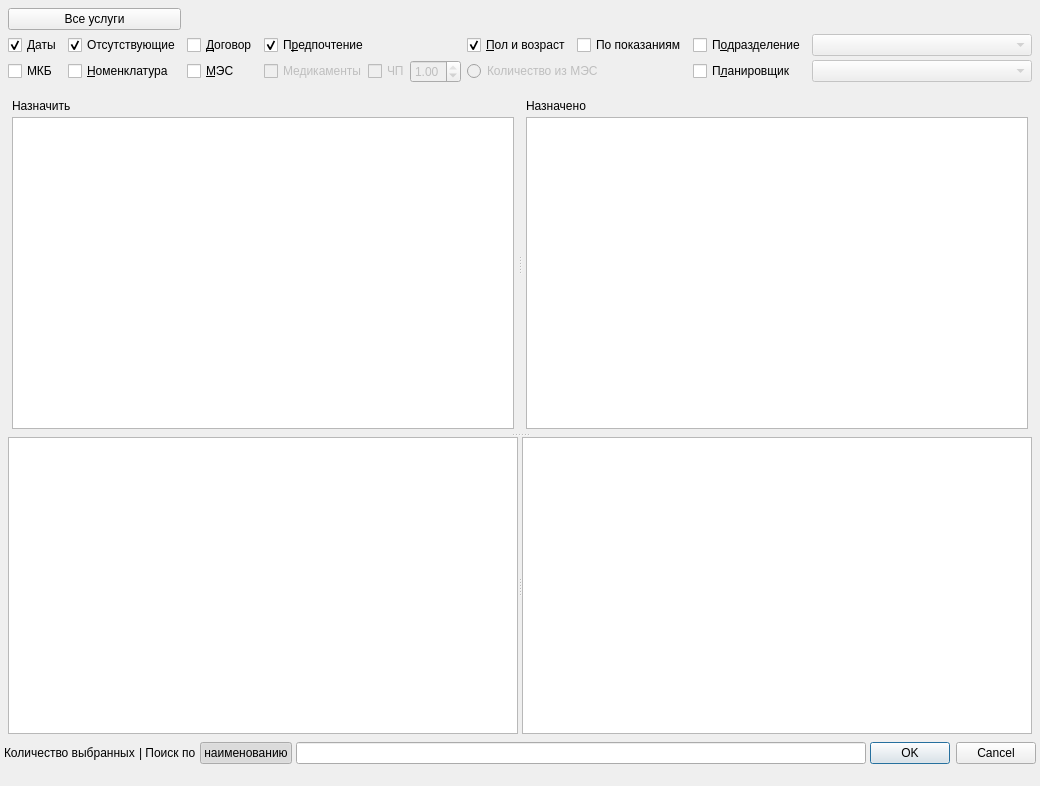
<?xml version="1.0" encoding="UTF-8"?>
<ui version="4.0">
 <class>ActionsSelectorDialog</class>
 <widget class="QDialog" name="ActionsSelectorDialog">
  <property name="geometry">
   <rect>
    <x>0</x>
    <y>0</y>
    <width>1040</width>
    <height>786</height>
   </rect>
  </property>
  <property name="windowTitle">
   <string>Выберите действия</string>
  </property>
  <property name="sizeGripEnabled">
   <bool>false</bool>
  </property>
  <layout class="QVBoxLayout" name="verticalLayout_4">
   <item>
    <widget class="QStackedWidget" name="stackedFilters">
     <property name="sizePolicy">
      <sizepolicy hsizetype="Preferred" vsizetype="Fixed">
       <horstretch>0</horstretch>
       <verstretch>0</verstretch>
      </sizepolicy>
     </property>
     <property name="currentIndex">
      <number>0</number>
     </property>
     <widget class="QWidget" name="pageFilters">
      <layout class="QHBoxLayout" name="horizontalLayout_3">
       <item>
        <widget class="QWidget" name="pnlFilter" native="true">
         <layout class="QGridLayout" name="gridLayout">
          <property name="margin">
           <number>0</number>
          </property>
          <property name="horizontalSpacing">
           <number>6</number>
          </property>
          <item row="0" column="1" colspan="2">
           <widget class="QPushButton" name="btnAllActionTypes">
            <property name="text">
             <string>Все услуги</string>
            </property>
           </widget>
          </item>
          <item row="3" column="1">
           <widget class="QCheckBox" name="chkMKB">
            <property name="text">
             <string>МКБ</string>
            </property>
           </widget>
          </item>
          <item row="2" column="4">
           <widget class="QCheckBox" name="chkPreferable">
            <property name="sizePolicy">
             <sizepolicy hsizetype="Fixed" vsizetype="Fixed">
              <horstretch>0</horstretch>
              <verstretch>0</verstretch>
             </sizepolicy>
            </property>
            <property name="text">
             <string>П&amp;редпочтение</string>
            </property>
            <property name="checked">
             <bool>true</bool>
            </property>
           </widget>
          </item>
          <item row="2" column="2">
           <widget class="QCheckBox" name="chkOnlyNotExists">
            <property name="text">
             <string>Отсутствующие</string>
            </property>
            <property name="checked">
             <bool>true</bool>
            </property>
           </widget>
          </item>
          <item row="2" column="3">
           <widget class="QCheckBox" name="chkContract">
            <property name="enabled">
             <bool>true</bool>
            </property>
            <property name="sizePolicy">
             <sizepolicy hsizetype="Fixed" vsizetype="Fixed">
              <horstretch>0</horstretch>
              <verstretch>0</verstretch>
             </sizepolicy>
            </property>
            <property name="text">
             <string>&amp;Договор</string>
            </property>
           </widget>
          </item>
          <item row="2" column="9">
           <widget class="QCheckBox" name="chkOrgStructure">
            <property name="sizePolicy">
             <sizepolicy hsizetype="Fixed" vsizetype="Fixed">
              <horstretch>0</horstretch>
              <verstretch>0</verstretch>
             </sizepolicy>
            </property>
            <property name="text">
             <string>П&amp;одразделение</string>
            </property>
            <property name="checked">
             <bool>false</bool>
            </property>
           </widget>
          </item>
          <item row="3" column="9">
           <widget class="QCheckBox" name="chkPlanner">
            <property name="sizePolicy">
             <sizepolicy hsizetype="Fixed" vsizetype="Fixed">
              <horstretch>0</horstretch>
              <verstretch>0</verstretch>
             </sizepolicy>
            </property>
            <property name="text">
             <string>П&amp;ланировщик</string>
            </property>
           </widget>
          </item>
          <item row="3" column="10">
           <widget class="CRBComboBox" name="cmbSpeciality">
            <property name="enabled">
             <bool>false</bool>
            </property>
            <property name="sizePolicy">
             <sizepolicy hsizetype="Expanding" vsizetype="Fixed">
              <horstretch>0</horstretch>
              <verstretch>0</verstretch>
             </sizepolicy>
            </property>
           </widget>
          </item>
          <item row="2" column="10">
           <widget class="COrgStructureComboBox" name="cmbOrgStructure">
            <property name="enabled">
             <bool>false</bool>
            </property>
            <property name="sizePolicy">
             <sizepolicy hsizetype="Expanding" vsizetype="Fixed">
              <horstretch>0</horstretch>
              <verstretch>0</verstretch>
             </sizepolicy>
            </property>
           </widget>
          </item>
          <item row="3" column="3">
           <widget class="QCheckBox" name="chkMes">
            <property name="sizePolicy">
             <sizepolicy hsizetype="Minimum" vsizetype="Fixed">
              <horstretch>0</horstretch>
              <verstretch>0</verstretch>
             </sizepolicy>
            </property>
            <property name="text">
             <string>&amp;МЭС</string>
            </property>
           </widget>
          </item>
          <item row="3" column="2">
           <widget class="QCheckBox" name="chkNomenclative">
            <property name="sizePolicy">
             <sizepolicy hsizetype="Fixed" vsizetype="Fixed">
              <horstretch>0</horstretch>
              <verstretch>0</verstretch>
             </sizepolicy>
            </property>
            <property name="text">
             <string>&amp;Номенклатура</string>
            </property>
           </widget>
          </item>
          <item row="3" column="4">
           <widget class="QWidget" name="widget" native="true">
            <layout class="QHBoxLayout" name="horizontalLayout">
             <property name="spacing">
              <number>0</number>
             </property>
             <property name="margin">
              <number>0</number>
             </property>
             <item>
              <widget class="QCheckBox" name="chkMedicament">
               <property name="enabled">
                <bool>false</bool>
               </property>
               <property name="text">
                <string>Медикаменты</string>
               </property>
              </widget>
             </item>
             <item>
              <widget class="QCheckBox" name="chkNecessity">
               <property name="enabled">
                <bool>false</bool>
               </property>
               <property name="sizePolicy">
                <sizepolicy hsizetype="Fixed" vsizetype="Fixed">
                 <horstretch>0</horstretch>
                 <verstretch>0</verstretch>
                </sizepolicy>
               </property>
               <property name="text">
                <string>ЧП</string>
               </property>
              </widget>
             </item>
             <item>
              <widget class="QDoubleSpinBox" name="edtNecessity">
               <property name="enabled">
                <bool>false</bool>
               </property>
               <property name="sizePolicy">
                <sizepolicy hsizetype="Maximum" vsizetype="Fixed">
                 <horstretch>0</horstretch>
                 <verstretch>0</verstretch>
                </sizepolicy>
               </property>
               <property name="maximum">
                <double>1.000000000000000</double>
               </property>
               <property name="singleStep">
                <double>0.100000000000000</double>
               </property>
               <property name="value">
                <double>1.000000000000000</double>
               </property>
              </widget>
             </item>
            </layout>
           </widget>
          </item>
          <item row="3" column="5" colspan="2">
           <widget class="QRadioButton" name="btnAmountFromMES">
            <property name="enabled">
             <bool>false</bool>
            </property>
            <property name="text">
             <string>Количество из МЭС</string>
            </property>
           </widget>
          </item>
          <item row="2" column="1">
           <widget class="QCheckBox" name="chkUseDates">
            <property name="text">
             <string>Даты</string>
            </property>
            <property name="checked">
             <bool>true</bool>
            </property>
           </widget>
          </item>
          <item row="2" column="6">
           <widget class="QCheckBox" name="chkIndications">
            <property name="text">
             <string>По показаниям</string>
            </property>
           </widget>
          </item>
          <item row="2" column="5">
           <widget class="QCheckBox" name="chkSexAndAge">
            <property name="sizePolicy">
             <sizepolicy hsizetype="Fixed" vsizetype="Fixed">
              <horstretch>0</horstretch>
              <verstretch>0</verstretch>
             </sizepolicy>
            </property>
            <property name="text">
             <string>&amp;Пол и возраст</string>
            </property>
            <property name="checked">
             <bool>true</bool>
            </property>
           </widget>
          </item>
         </layout>
        </widget>
       </item>
      </layout>
     </widget>
     <widget class="QWidget" name="pageFavourites">
      <layout class="QGridLayout" name="gridLayout_4">
       <item row="0" column="0">
        <widget class="QWidget" name="pnlFavourites" native="true">
         <widget class="QPushButton" name="btnFavouriteActionTypes">
          <property name="geometry">
           <rect>
            <x>0</x>
            <y>0</y>
            <width>211</width>
            <height>23</height>
           </rect>
          </property>
          <property name="text">
           <string>Избранное</string>
          </property>
         </widget>
        </widget>
       </item>
      </layout>
     </widget>
    </widget>
   </item>
   <item>
    <widget class="QWidget" name="widget" native="true">
     <property name="sizePolicy">
      <sizepolicy hsizetype="Preferred" vsizetype="Expanding">
       <horstretch>0</horstretch>
       <verstretch>0</verstretch>
      </sizepolicy>
     </property>
     <layout class="QVBoxLayout" name="verticalLayout_3">
      <item>
       <widget class="QSplitter" name="externalSplitter">
        <property name="orientation">
         <enum>Qt::Vertical</enum>
        </property>
        <widget class="QSplitter" name="topSplitter">
         <property name="orientation">
          <enum>Qt::Horizontal</enum>
         </property>
         <widget class="QWidget" name="widget3" native="true">
          <layout class="QVBoxLayout" name="verticalLayout">
           <item>
            <widget class="QLabel" name="lblSelected">
             <property name="text">
              <string>Назначить</string>
             </property>
            </widget>
           </item>
           <item>
            <widget class="CCheckedActionsTableView" name="tblSelectedActionTypes"/>
           </item>
          </layout>
         </widget>
         <widget class="QWidget" name="widget2" native="true">
          <layout class="QVBoxLayout" name="verticalLayout_2">
           <item>
            <widget class="QLabel" name="label_2">
             <property name="text">
              <string>Назначено</string>
             </property>
            </widget>
           </item>
           <item>
            <widget class="CTableView" name="tblExistsClientActions"/>
           </item>
          </layout>
         </widget>
        </widget>
        <widget class="QSplitter" name="bottomSplitter">
         <property name="orientation">
          <enum>Qt::Horizontal</enum>
         </property>
         <widget class="CActionTypeTreeView" name="treeActionTypeGroups"/>
         <widget class="CActionTypesView" name="tblActionTypes"/>
        </widget>
       </widget>
      </item>
     </layout>
    </widget>
   </item>
   <item>
    <widget class="QWidget" name="pnlWidgets" native="true">
     <property name="sizePolicy">
      <sizepolicy hsizetype="Expanding" vsizetype="Preferred">
       <horstretch>0</horstretch>
       <verstretch>0</verstretch>
      </sizepolicy>
     </property>
     <layout class="QHBoxLayout" name="horizontalLayout_2">
      <property name="margin">
       <number>0</number>
      </property>
      <item>
       <widget class="QLabel" name="lblSelectedCount">
        <property name="sizePolicy">
         <sizepolicy hsizetype="Maximum" vsizetype="Fixed">
          <horstretch>0</horstretch>
          <verstretch>0</verstretch>
         </sizepolicy>
        </property>
        <property name="text">
         <string>Количество выбранных</string>
        </property>
       </widget>
      </item>
      <item>
       <widget class="QLabel" name="lblFindByCode">
        <property name="sizePolicy">
         <sizepolicy hsizetype="Maximum" vsizetype="Preferred">
          <horstretch>0</horstretch>
          <verstretch>0</verstretch>
         </sizepolicy>
        </property>
        <property name="text">
         <string>| Поиск по</string>
        </property>
       </widget>
      </item>
      <item>
       <widget class="QPushButton" name="btnSearchMode">
        <property name="text">
         <string>наименованию</string>
        </property>
        <property name="checkable">
         <bool>true</bool>
        </property>
        <property name="checked">
         <bool>true</bool>
        </property>
       </widget>
      </item>
      <item>
       <widget class="QLineEdit" name="edtFindByCode">
        <property name="sizePolicy">
         <sizepolicy hsizetype="Expanding" vsizetype="Fixed">
          <horstretch>0</horstretch>
          <verstretch>0</verstretch>
         </sizepolicy>
        </property>
       </widget>
      </item>
      <item>
       <widget class="QDialogButtonBox" name="buttonBox">
        <property name="sizePolicy">
         <sizepolicy hsizetype="Fixed" vsizetype="Fixed">
          <horstretch>0</horstretch>
          <verstretch>0</verstretch>
         </sizepolicy>
        </property>
        <property name="standardButtons">
         <set>QDialogButtonBox::Cancel|QDialogButtonBox::Ok</set>
        </property>
       </widget>
      </item>
     </layout>
    </widget>
   </item>
   <item>
    <widget class="QLabel" name="lblMesInfo">
     <property name="text">
      <string/>
     </property>
    </widget>
   </item>
  </layout>
 </widget>
 <layoutdefault spacing="4" margin="4"/>
 <customwidgets>
  <customwidget>
   <class>CRBComboBox</class>
   <extends>QComboBox</extends>
   <header>library/crbcombobox.h</header>
  </customwidget>
  <customwidget>
   <class>CTableView</class>
   <extends>QTableView</extends>
   <header>library/TableView.h</header>
  </customwidget>
  <customwidget>
   <class>COrgStructureComboBox</class>
   <extends>QComboBox</extends>
   <header>Orgs/OrgStructComboBoxes.h</header>
  </customwidget>
  <customwidget>
   <class>CCheckedActionsTableView</class>
   <extends>QTableView</extends>
   <header>Events/ActionsSelectorSelectedTable.h</header>
  </customwidget>
  <customwidget>
   <class>CActionTypesView</class>
   <extends>QTableView</extends>
   <header>Events/ActionsSelectorSelectedTable.h</header>
  </customwidget>
  <customwidget>
   <class>CActionTypeTreeView</class>
   <extends>QTreeView</extends>
   <header>Events/ActionTypeComboBox.h</header>
  </customwidget>
 </customwidgets>
 <tabstops>
  <tabstop>chkOnlyNotExists</tabstop>
  <tabstop>chkContract</tabstop>
  <tabstop>chkOrgStructure</tabstop>
  <tabstop>cmbOrgStructure</tabstop>
  <tabstop>chkNomenclative</tabstop>
  <tabstop>chkMes</tabstop>
  <tabstop>chkNecessity</tabstop>
  <tabstop>edtNecessity</tabstop>
  <tabstop>chkPlanner</tabstop>
  <tabstop>cmbSpeciality</tabstop>
  <tabstop>treeActionTypeGroups</tabstop>
  <tabstop>tblActionTypes</tabstop>
  <tabstop>edtFindByCode</tabstop>
 </tabstops>
 <resources/>
 <connections>
  <connection>
   <sender>buttonBox</sender>
   <signal>accepted()</signal>
   <receiver>ActionsSelectorDialog</receiver>
   <slot>accept()</slot>
   <hints>
    <hint type="sourcelabel">
     <x>777</x>
     <y>427</y>
    </hint>
    <hint type="destinationlabel">
     <x>383</x>
     <y>337</y>
    </hint>
   </hints>
  </connection>
  <connection>
   <sender>buttonBox</sender>
   <signal>rejected()</signal>
   <receiver>ActionsSelectorDialog</receiver>
   <slot>reject()</slot>
   <hints>
    <hint type="sourcelabel">
     <x>777</x>
     <y>427</y>
    </hint>
    <hint type="destinationlabel">
     <x>486</x>
     <y>337</y>
    </hint>
   </hints>
  </connection>
  <connection>
   <sender>chkNecessity</sender>
   <signal>clicked(bool)</signal>
   <receiver>edtNecessity</receiver>
   <slot>setEnabled(bool)</slot>
   <hints>
    <hint type="sourcelabel">
     <x>230</x>
     <y>52</y>
    </hint>
    <hint type="destinationlabel">
     <x>272</x>
     <y>54</y>
    </hint>
   </hints>
  </connection>
  <connection>
   <sender>chkMes</sender>
   <signal>clicked(bool)</signal>
   <receiver>chkNecessity</receiver>
   <slot>setEnabled(bool)</slot>
   <hints>
    <hint type="sourcelabel">
     <x>187</x>
     <y>52</y>
    </hint>
    <hint type="destinationlabel">
     <x>230</x>
     <y>52</y>
    </hint>
   </hints>
  </connection>
  <connection>
   <sender>chkPlanner</sender>
   <signal>clicked(bool)</signal>
   <receiver>cmbSpeciality</receiver>
   <slot>setEnabled(bool)</slot>
   <hints>
    <hint type="sourcelabel">
     <x>698</x>
     <y>60</y>
    </hint>
    <hint type="destinationlabel">
     <x>752</x>
     <y>54</y>
    </hint>
   </hints>
  </connection>
  <connection>
   <sender>chkOrgStructure</sender>
   <signal>toggled(bool)</signal>
   <receiver>cmbOrgStructure</receiver>
   <slot>setEnabled(bool)</slot>
   <hints>
    <hint type="sourcelabel">
     <x>698</x>
     <y>31</y>
    </hint>
    <hint type="destinationlabel">
     <x>752</x>
     <y>28</y>
    </hint>
   </hints>
  </connection>
  <connection>
   <sender>chkMes</sender>
   <signal>clicked(bool)</signal>
   <receiver>btnAmountFromMES</receiver>
   <slot>setEnabled(bool)</slot>
   <hints>
    <hint type="sourcelabel">
     <x>164</x>
     <y>48</y>
    </hint>
    <hint type="destinationlabel">
     <x>363</x>
     <y>48</y>
    </hint>
   </hints>
  </connection>
  <connection>
   <sender>chkMes</sender>
   <signal>clicked(bool)</signal>
   <receiver>chkMedicament</receiver>
   <slot>setEnabled(bool)</slot>
   <hints>
    <hint type="sourcelabel">
     <x>143</x>
     <y>60</y>
    </hint>
    <hint type="destinationlabel">
     <x>504</x>
     <y>48</y>
    </hint>
   </hints>
  </connection>
 </connections>
</ui>
